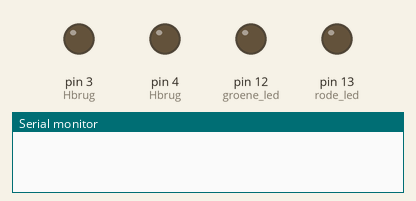
Simulated run of this sketch. Board: Arduino Uno, built with avr-gcc and run on an emulated ATmega328P. Parts: output pins drawn as LEDs (lit = HIGH), the last lines printed to the serial monitor.

Above: at 0.1 s.
At 2.1 s:
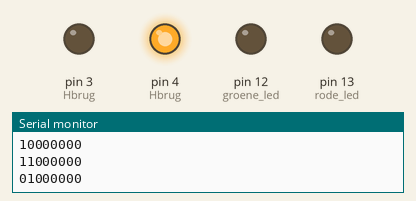
Timing chart, 0 to 3.6 s (numbered marks = the images above):
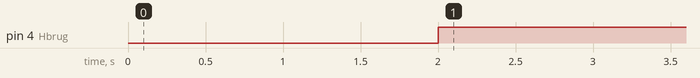

Measured:
- by itself, pin 4 (Hbrug): LOW → HIGH at 2.0 s

The sketch:

DCCController.ino
```cpp
/*
   WM-Controller
   DCC controller voor accessoires

   Waardes:
   1-bit duurt 2x 58 microsec.(pos en neg helft) 0-bit duurt minstens 90microsec. Beste kiezen we nu het dubbele van de 1-bit dus 116 micro
   Als geen data dan een stroom van 1-bits sturen. Minimaal 12 1-bits na laatst gezonden packett (boodschap, message whatever). DCC term is packett
   kijken of dit wordt aangepast...?


*/


// Variabelen
//**********************
unsigned long KNOPTIMER;
boolean KNOPSTATUS = false; //geeft de vorige stand van de programmeerknop
boolean STOP = true;
int BITFALSE = 120; // duur van de helft van een pauze bit enof nul bit
unsigned long BITTIMER; // houdt verlopen tijd bij gedurende een bit
int DCCFASE = 0; // welke fase  in DC verzending
boolean BITPART = true; //welke helft van het bit is momenteel aktief, pos of neg.
boolean BYTEA1[8]; // byte adres 1, volgorde 0 1 2 3 4 5 6 7
boolean BYTED1[8]; //byte data 1
boolean BYTEE[8]; // byte error

const int AP = 12; //aantal DCC packets, kun je uitbreiden als de boel op aantal vastloopt
typedef struct DCCPACKET{ //packets definieren in void MAKEPACKETS?
  int LOOPS = 0; //aantal keren dat moet worden doorlopen
  int ADRES = 0; // humaan dcc adres
  boolean STATE = false; //accessoire aan of uit, links of rechts
}
DCCPACKETS;
DCCPACKETS DCCPACKET[AP]; //aantal aangemaakte packets

int POINTERREAD = 0; //pointer read onthoud welke packet laatst is gelezen
int POINTERWRITE = 0; // pointer write welk packet het laatse is ingeschreven
int NEWPACKET; //Current packet, packet wat wordt verzonden
boolean PACKETACTIVE = false; //Geeft aan dat een packet actief is dus wordt verzonden

//Functies, voids
//**************************
void MAKEPACKETS() { //gebruikt is ontwikkeling om voorbeeld packets te maken.

    DCCPACKET[0].LOOPS = 4;
    DCCPACKET[0].ADRES = 316;
    DCCPACKET[0].STATE = true;

  DCCPACKET[0].LOOPS = 2;
  DCCPACKET[0].ADRES = 99;
  DCCPACKET[0].STATE = true;


  PRINT();
}

void PRINT() { // alleen bij ontwikkeling.

  int i = 0;
    while ( i < 2) {
    delay(1000);
    Serial.println();
    Serial.println(i);
    Serial.println(DCCPACKET[i].LOOPS);
    Serial.println(DCCPACKET[i].ADRES);
    Serial.println(DCCPACKET[i].STATE);
    ++ i ;
  }
}


void SETOUTPUTS(boolean HL) {
  digitalWrite(3, HL);
  digitalWrite(4, !HL);
}

void NOODSTOP() {
  STOP = true;
  digitalWrite(3, LOW);
  digitalWrite(4, LOW);
  digitalWrite(12, LOW);
  digitalWrite(13, HIGH);
} //einde void Noodstop


void START() { // deze functie start de controller, eventueel oproepen uit setup
  STOP = false;
  digitalWrite(12, HIGH);
  digitalWrite(13, LOW);
  SETOUTPUTS(true);


} //einde void START

void KNOP() { // acties na indrukken knop
  if (digitalRead(6) != KNOPSTATUS) { //alleen iets doen als de knopstand is veranderd
    if (KNOPSTATUS == true) {
      KNOPSTATUS = false;
    } else {
      KNOPSTATUS = true;
      if (STOP == true) {
        START();
      } else {
        NOODSTOP();
      }
    }
  }
} //einde void knop

// vanaf hier straks in een aparte library doen.
void DCCLOOP() {
  /*
       Achter een volgend
       Status 0 : Haal volgend packet op, vertaal naar bytes
       Als geldig packet >> naar status 2
        anders doorgaan met nulbits sturen
       Status 1 : Zend preample,
       do while aantal te zenden BYTES > 0
       status 2 : nulbit laad BYTE
       Status 3 : eindig nulbit Zend BYTE
   *    *
  */
  switch (DCCFASE) {
      int i;
    case 0: //Pauze bits verzenden en Teverzenden Packet zoeken.
      if (millis() - BITTIMER > BITFALSE) { // even millis van gemaakt tijdens ontwikkeling, moet micros zijn als mede hieronder.
        BITPART = !BITPART;
        SETOUTPUTS(BITPART);
        BITTIMER = millis();
      }

      i = 0;
      while (i < AP) {
        if (PACKETACTIVE == false and DCCPACKET[POINTERREAD].LOOPS > 0) { //dus een nieuw te zenden packet gevonden
          NEWPACKET = POINTERREAD;
          PACKETACTIVE = true; //Packet actief is waar
          CONSTRUCTBYTES();
          DCCFASE = 1; // volgende doorloop naar fase 1 (preample verzenden)
        } else { //Loops van deze = 0
          ++ POINTERREAD; //volgende testen
        }
        i ++ ;
      }
      //als geen te zenden packet wordt gevonden, gebeurt er dus niks nada, en wordt het pauze bit doorgezet.
      break;

    case 1: //1e fase in packet verzenden, bytes aanmaken


      break;

    case 2:
      break;

    case 3:
      break;

  }


} //einde DCCLOOP()

void CONSTRUCTBYTES() {
  // cp current packet, zojuist gevonden message. tellen vanaf 0 --01234567
  /*
    3 bytes voor een basic accessory decoder packet format
    byte 1 eerst  1 0 daarna 6 adres bytes bit 0 is de LSB van het adres
    byte 2 eerst een 1 daarna 3 adres bytes geinverteerd (one complement) bit 6 het MSB van het adres.
    Daarna bit 3 een aan/uit ? daarna bit 1 en 2 geven aan welke van de vier uitgangen per adres bit o welke van de twee (afbuigend of rechtdoor)
    Ervan uitgaand dat bit 0 van databyte niet in het adres hoort is dus bit 1 het LSB bit 2 de 2 bit 0 in adres byte de 4 bit 1 in adres byte de 8 enz.
    Dus kunnen de bits eenvoudig worden berekend met de aftrektruck beginnend van uit waarde 1024
    max adres = 2047
  */

  int REST = DCCPACKET[NEWPACKET].ADRES;
  int BITWAARDE = 2048;

  if (REST - BITWAARDE >  0) {
    BYTED1[6] = false; //adres hoger dan 2048, dit bit wordt geinverteerd (one complement)
    REST = REST - BITWAARDE; //adres verminderen met waarde van dit JA bit
  } else {
    BYTED1[6] = true;
  }
  BITWAARDE = BITWAARDE / 2;

  BYTEA1[7] = true;
  BYTEA1[6] = false;
  BYTED1[7] = true;

  //error byte een XOR maken van de adres en databyte
  int i = 0;
  while (i < 8) {
    BYTEE[i] = BYTEA1[i] ^ BYTED1[i];
    i++;
      }
  PRINTBYTES();
}// einde void constructbytes

void PRINTBYTES() {
  int i = 7;
  while (i >= 0) {
    Serial.print(BYTEA1[i]);
    i--;
  }
  Serial.println();
  i = 7;
  while (i >= 0) {
    Serial.print(BYTED1[i]);
    i --;
    }
Serial.println();
  i = 7;
  while (i >= 0 ) {
    Serial.print(BYTEE[i]);
    i --;
  }
Serial.println();
}
void setup() {
  pinMode(3, OUTPUT); //Hbrug
  pinMode(4, OUTPUT);//Hbrug
  pinMode(12, OUTPUT); //groene led
  pinMode(13, OUTPUT); // rode led
  pinMode(5, INPUT); //kortsluiting voeler
  pinMode(6, INPUT); //programmeerknop
  Serial.begin(9600);
  //**alleen tijdens ontwikkeling
  MAKEPACKETS();
  // START();


}

void loop() {
  ///Alleen tijdens ontwikkeling
  //PRINT(); //de aangemaakte packets
  //*******************
  DCCLOOP();
  /*
     if (STOP == false) { //in noodstop, alleen knop uitlezen
    DCCLOOP();
    }
       if (digitalRead(5) == LOW and STOP == false) NOODSTOP();
       if (millis() - KNOPTIMER > 100) {
        KNOPTIMER = millis();
        KNOP();
    }
  */

} //einde void loop
```
